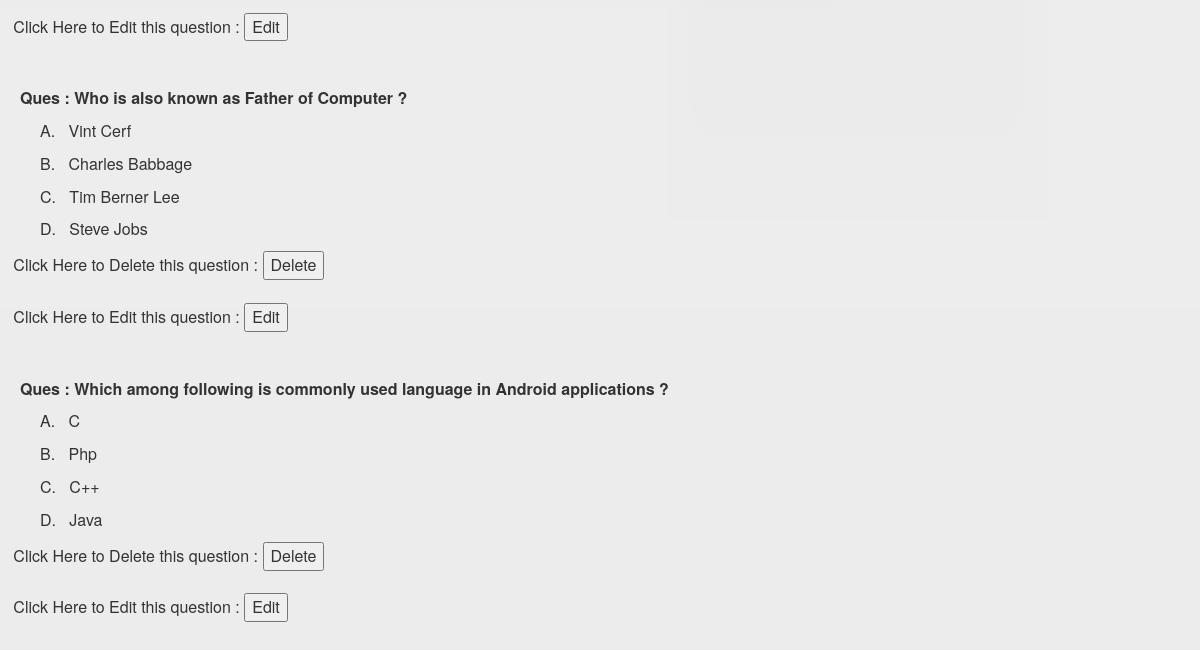
Before: /testapp/viewQuestion/ (signed in, lower part) with the older database file.
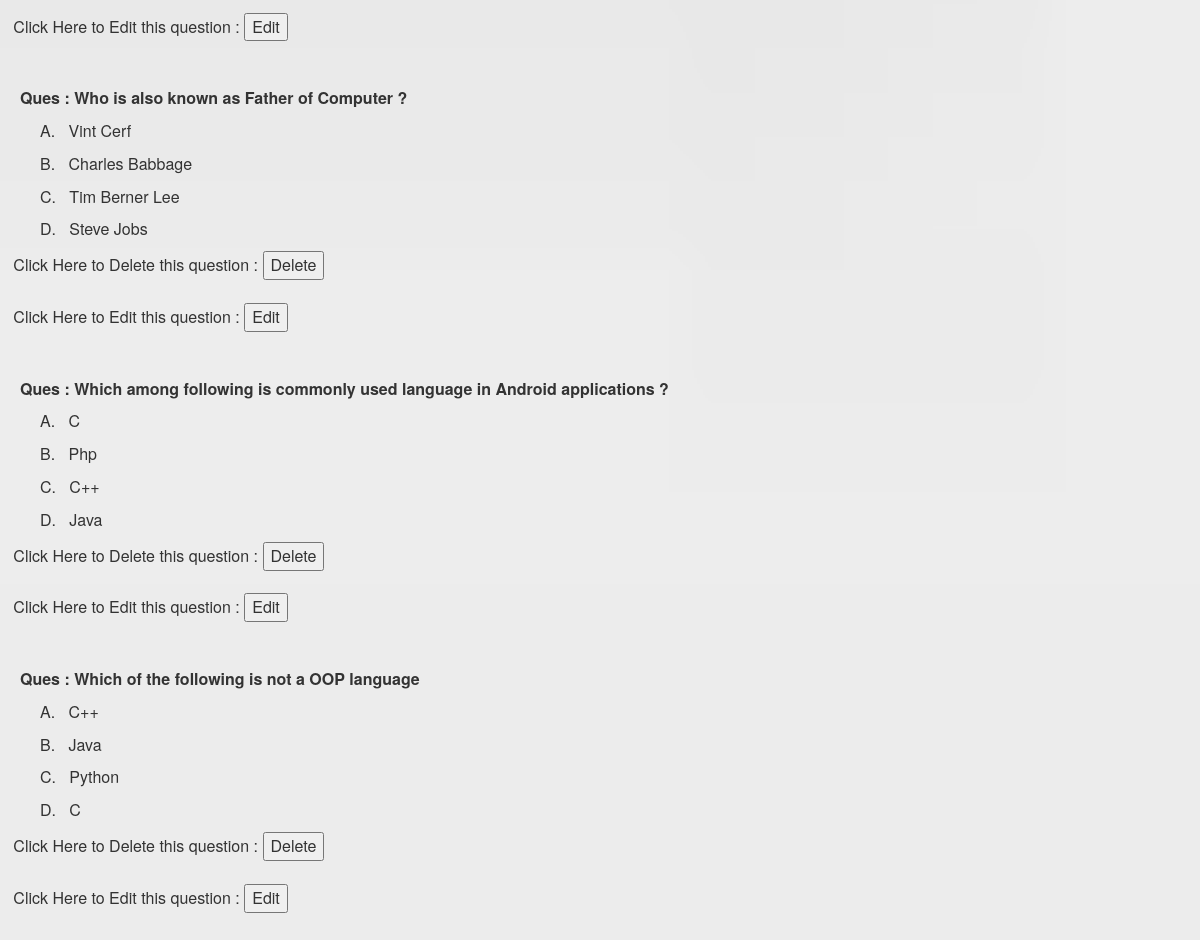
After: the same page with the newer database file.
### testapp/models.py (models this page shows, shortened)
class Question(models.Model):
    question = models.CharField(max_length=200)
    A = models.CharField(max_length=200)
    B = models.CharField(max_length=200)
    C = models.CharField(max_length=200)
    D = models.CharField(max_length=200)
    answer = models.CharField(max_length=10)

### testapp/views.py (the view)
# urls.py: path('viewQuestion/',viewQuestion,name='viewQuestion'),
def viewQuestion(request):
    if request.user.is_staff:
        questions = Question.objects.all()
        count = questions.count()
        data={'questions' : questions,'total':count}
        return render(request,'testapp/view-question.html',data)
    else:
        return redirect('home:home')

### templates/testapp/view-question.html (shortened to what this page needs)
{% extends 'home/base.html' %}
{% block body %}
    <br>
    <br>
    {% for ques in questions %}
        <div id="q">
        <p id="question"><b>Ques : {{ ques.question }}</b></p>
        <p id="option">A. &nbsp; {{ ques.A }}</p>
        <p id="option">B. &nbsp; {{ ques.B }}</p>
        <p id="option">C. &nbsp; {{ ques.C }}</p>
        <p id="option">D. &nbsp; {{ ques.D }}</p>
        <form method="post" action ="{% url 'test:deleteQuestion' pk=ques.id%}">    &nbsp;&nbsp;
            Click Here to Delete this question : <input type="submit" value="Delete">
        </form>
        <br/>
        <form method="post" action ="{% url 'test:updateQuestion' pk=ques.id%}">    &nbsp;&nbsp;
            Click Here to Edit this question : <input type="submit" value="Edit">
        </form>
        <br><br>
        </div>
    {% endfor %}
 {% endblock %}

Changed rows visible on the page:
added Question: question "Which of the following is not a OOP language", A "C++", B "Java", C "Python", D "C"
